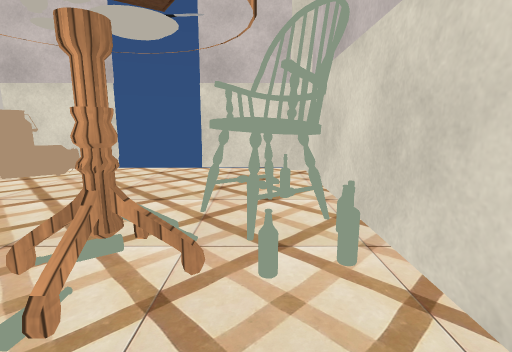
[1] (above)

12 first-person views from a walk through a Unity game level. The camera is 1.3 m above the floor, tilts 10° down and sees 85° across. The floor is counted in squares, 1 m on a side. Each view is taken from the middle of a square. On the plan, view 1 faces up. The plan holds only what a view shows up to about 13 squares ahead; the rest is blank. The place goes on beyond the plan. Some surface patterns are stand-ins.

[2]
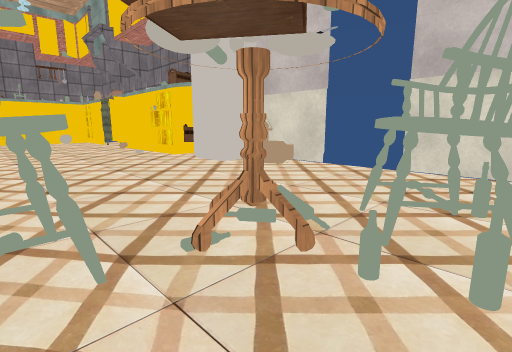

[3]
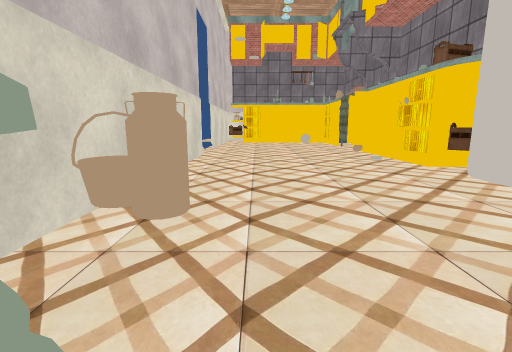

[4]
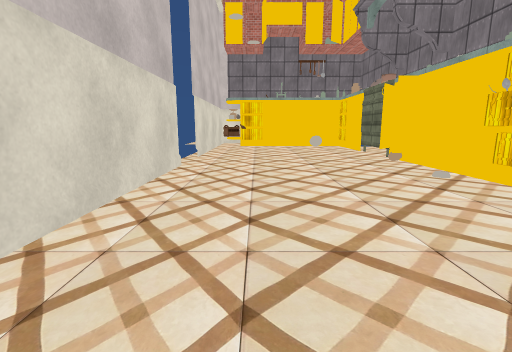

[5]
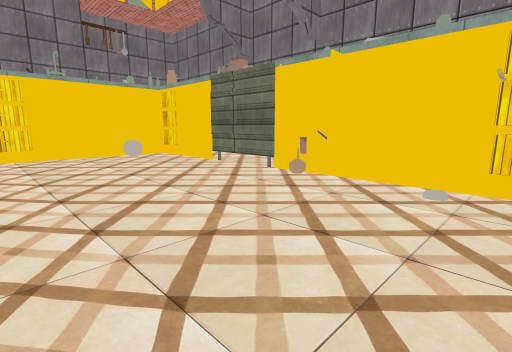

[6]
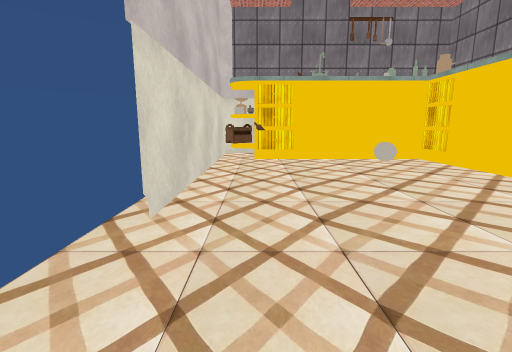

[7]
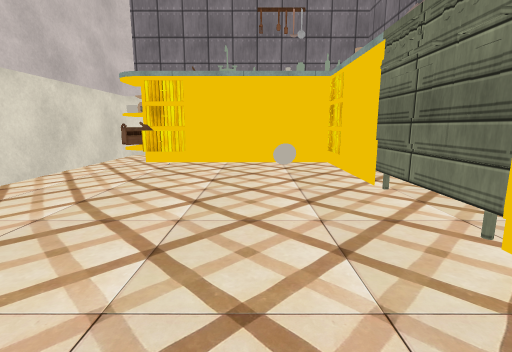

[8]
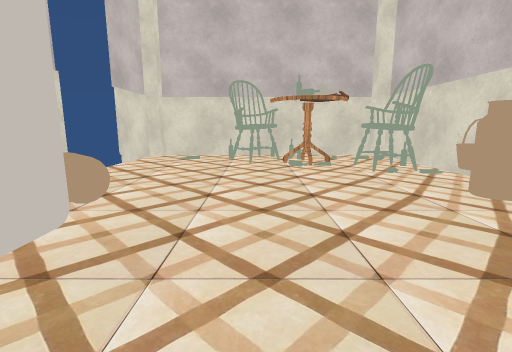

[9]
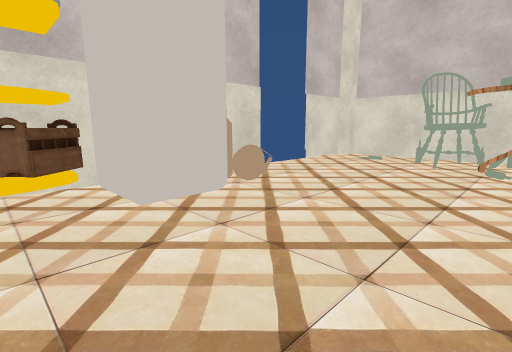

[10]
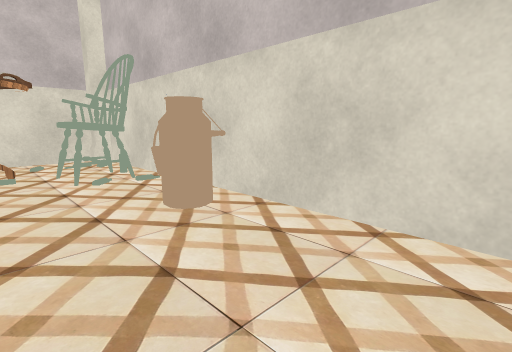

[11]
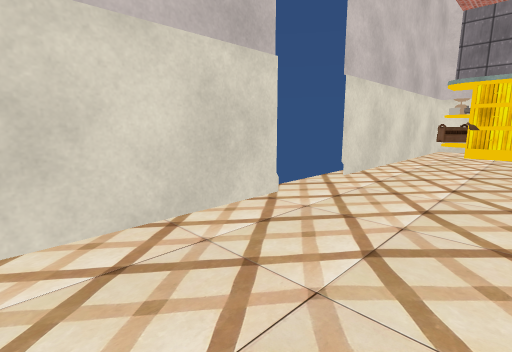

[12]
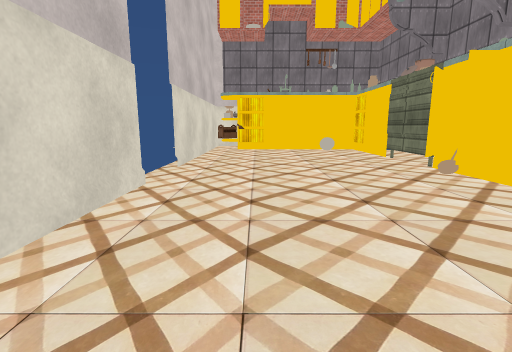

### Floor plan
Points are (right, up) in squares from view 1. A wall is a line through its corners. A room is listed if a view was taken in it or the views show most of it. See-through windows are left out.
Room 1 (views 1, 2, 3, 4, 5, 6, 7, 8, 9, 10, 11, 12)
walls: (-12.4, 6.6) (-15.3, 6.6) (-15.3, 5.5); (-11.1, 8) (-11.1, 6.6); (-9.1, 8.6) (-10.8, 8.6); (-15.1, -1.5) (1, -1.5); (-17, 5.9) (-17.5, 6.4); (-17.7, 6.6) (-23.5, 6.6); (-4.1, 8.6) (-7, 8.6); (1, -1) (1.5, -1) (1.5, 8.1) (1, 8.1) (1, 8.6) (-1.8, 8.6); (-25.2, 6.5) (-25.2, 1.4); (-27.2, 0) (-27.2, -1.5) (-17.5, -1.5)
ways out: opening at (-16, 6); gap at (-15, -2)
objects: drawers (-25, 0) to (-25, 1); other object (-25, 5); drawers (-12, 6) to (-12, 7); drawers (-12, 8); other object (-10, 7) to (-10, 8); fridge (-9, 7) to (-7, 8); other object (-6, -1) to (-6, 0); other object (-6, 7) to (-5, 8); other object (-5, -1) to (-5, 0); other object (-3, -1) to (-1, 0); other object (-2, -1); table (-2, 2) to (0, 3); other object (-1, 4) to (1, 5); other object (1, 2); other object (1, 3); other object (1, 5)

Positions as (right, up) in squares from view 1, and headings:
1: (0, 0), facing up
2: (1, 0), facing up-left
3: (-2, 1), facing left
4: (-6, 1), facing left
5: (-12, 0), facing up-left
6: (-14, 0), facing left
7: (-15, 4), facing left
8: (-11, 4), facing right
9: (-11, 2), facing up-right
10: (-10, 2), facing down-right
11: (-11, 2), facing down-left
12: (-9, 1), facing left
